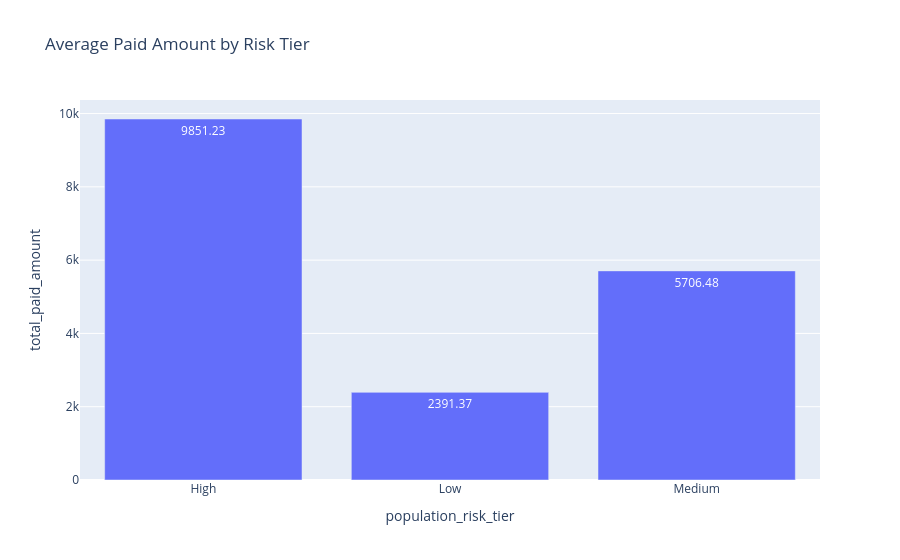

The cell this chart's notebook holds for it:
### Code cell
avg_paid_by_risk = (
    risk_df
    .groupby("population_risk_tier")["total_paid_amount"]
    .mean()
    .round(2)
    .reset_index()
)

fig = px.bar(
    avg_paid_by_risk,
    x="population_risk_tier",
    y="total_paid_amount",
    title="Average Paid Amount by Risk Tier",
    text="total_paid_amount"
)

fig.show()

### Figure 1 — Plotly figure (JSON) as saved in the notebook; plotly's stock layout.template omitted (floating-point values rounded to 4 significant figures)
{"data": [{"hovertemplate": "population_risk_tier=%{x}<br>total_paid_amount=%{text}<extra></extra>", "legendgroup": "", "marker": {"color": "#636efa", "pattern": {"shape": ""}}, "name": "", "orientation": "v", "showlegend": false, "text": [9851.0, 2391.0, 5706.0], "textposition": "auto", "type": "bar", "x": ["High", "Low", "Medium"], "xaxis": "x", "y": [9851.0, 2391.0, 5706.0], "yaxis": "y"}], "layout": {"barmode": "relative", "legend": {"tracegroupgap": 0}, "title": {"text": "Average Paid Amount by Risk Tier"}, "xaxis": {"anchor": "y", "domain": [0, 1], "title": {"text": "population_risk_tier"}}, "yaxis": {"anchor": "x", "domain": [0, 1], "title": {"text": "total_paid_amount"}}}}
